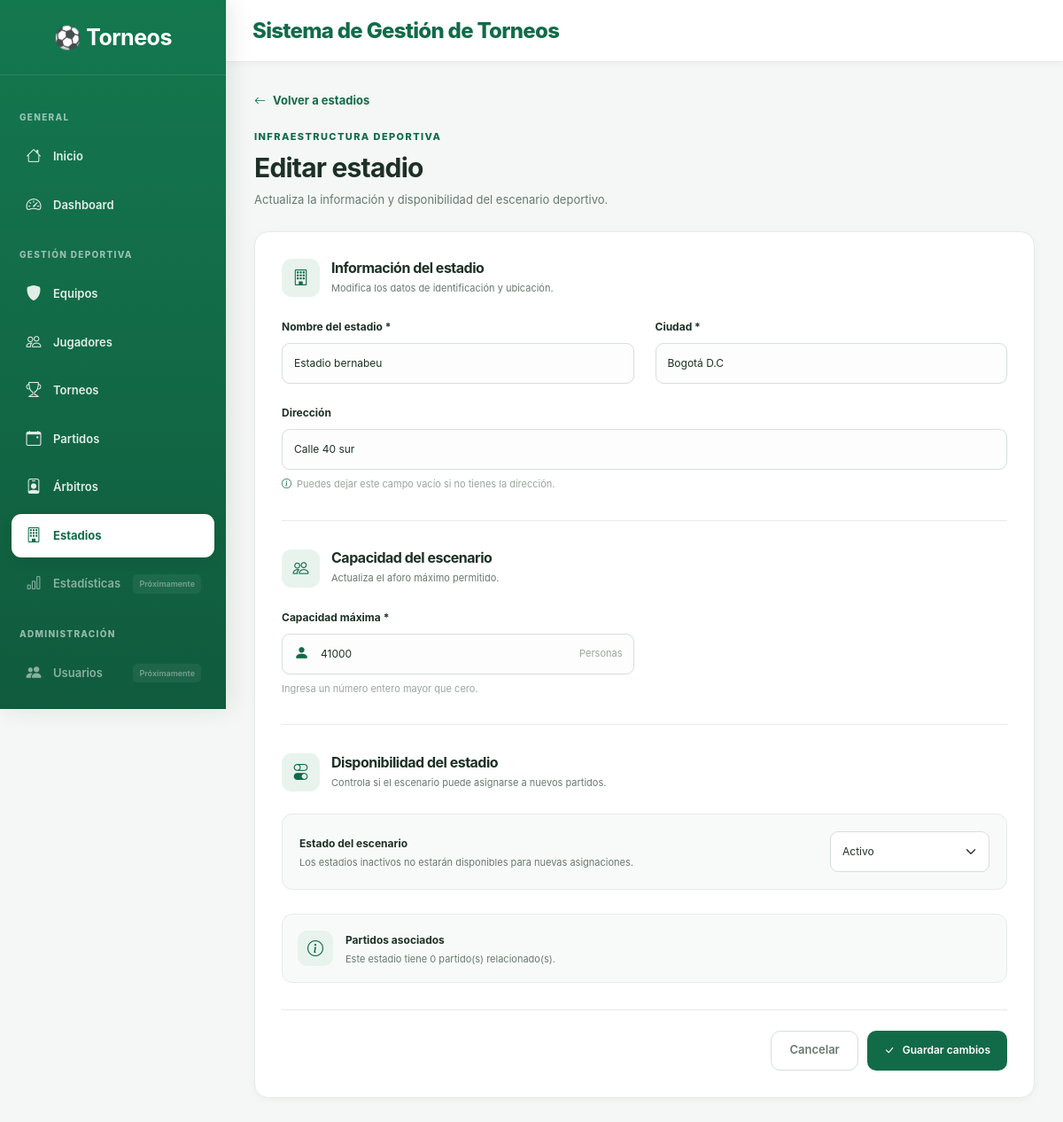
/estadios/editar/1, run on the app's committed database.
### app/models/estadio.py (models this page shows, shortened)
class Estadio(db.Model):
    __tablename__ = "estadios"
    id = db.Column(db.Integer, primary_key=True)
    nombre = db.Column(
        db.String(100),
        nullable=False
    )
    ciudad = db.Column(
        db.String(100),
        nullable=False
    )
    direccion = db.Column(
        db.String(200)
    )
    capacidad = db.Column(
        db.Integer,
        nullable=False
    )
    estado = db.Column(
        db.Boolean,
        default=True
    )
    partidos = db.relationship(
        "Partido",
        back_populates="estadio"
    )

### app/estadios/routes.py (the view, shortened to what this page needs)
@estadios_bp.route("/editar/<int:id>", methods=["GET", "POST"])
def editar(id):
    estadio = db.session.get(Estadio, id)
    if not estadio:
        flash("El estadio no existe.", "danger")
        return redirect(url_for("estadios.index"))
    return render_template(
        "estadios/editar.html",
        estadio=estadio
    )

### app/templates/estadios/editar.html (shortened to what this page needs)
{% extends "base.html" %}
{% block content %}
<div class="form-page-header">
    <a href="{{ url_for('estadios.index') }}" class="module-back-link">
        <i class="bi bi-arrow-left"></i>
        Volver a estadios
    </a>
    <span class="module-eyebrow">INFRAESTRUCTURA DEPORTIVA</span>
    <h1>Editar estadio</h1>
    <p>Actualiza la información y disponibilidad del escenario deportivo.</p>
</div>
<div class="premium-form-card stadium-form-card">
    <form method="POST" id="stadiumForm">
        <div class="form-section-heading">
            <div class="form-section-icon">
                <i class="bi bi-building"></i>
            </div>
            <div>
                <h3>Información del estadio</h3>
                <p>Modifica los datos de identificación y ubicación.</p>
            </div>
        </div>
        <div class="row g-4">
            <div class="col-md-6">
                <label for="nombre" class="premium-form-label">
                    Nombre del estadio *
                </label>
                <input
                    type="text"
                    name="nombre"
                    id="nombre"
                    class="form-control premium-input"
                    value="{{ request.form.get('nombre', estadio.nombre) }}"
                    placeholder="Nombre del estadio"
                    maxlength="100"
                    required
                >
            </div>
            <div class="col-md-6">
                <label for="ciudad" class="premium-form-label">
                    Ciudad *
                </label>
                <input
                    type="text"
                    name="ciudad"
                    id="ciudad"
                    class="form-control premium-input"
                    value="{{ request.form.get('ciudad', estadio.ciudad) }}"
                    placeholder="Ciudad"
                    maxlength="100"
                    required
                >
            </div>
            <div class="col-12">
                <label for="direccion" class="premium-form-label">
                    Dirección
                </label>
                <input
                    type="text"
                    name="direccion"
                    id="direccion"
                    class="form-control premium-input"
                    value="{{ request.form.get('direccion', estadio.direccion or '') }}"
                    placeholder="Dirección del estadio"
                    maxlength="200"
                >
                <small class="stadium-field-help">
                    <i class="bi bi-info-circle"></i>
                    Puedes dejar este campo vacío si no tienes la dirección.
                </small>
            </div>
        </div>
        <div class="premium-form-divider"></div>
        <div class="form-section-heading">
            <div class="form-section-icon">
                <i class="bi bi-people"></i>
            </div>
            <div>
                <h3>Capacidad del escenario</h3>
                <p>Actualiza el aforo máximo permitido.</p>
            </div>
        </div>
        <div class="row g-4">
            <div class="col-md-6">
                <label for="capacidad" class="premium-form-label">
                    Capacidad máxima *
                </label>
                <div class="stadium-capacity-wrapper">
                    <input
                        type="number"
                        name="capacidad"
                        id="capacidad"
                        class="form-control premium-input"
                        value="{{ request.form.get('capacidad', estadio.capacidad) }}"
                        min="1"
                        step="1"
                        required
                    >
                    <span>Personas</span>
                </div>
                <small class="stadium-field-help">
                    Ingresa un número entero mayor que cero.
                </small>
            </div>
        </div>
        <div class="premium-form-divider"></div>
        <div class="form-section-heading">
            <div class="form-section-icon">
                <i class="bi bi-toggles"></i>
            </div>
            <div>
                <h3>Disponibilidad del estadio</h3>
                <p>Controla si el escenario puede asignarse a nuevos partidos.</p>
            </div>
        </div>
        <div class="stadium-status-field">
            <div>
                <strong>Estado del escenario</strong>
                <p>Los estadios inactivos no estarán disponibles para nuevas asignaciones.</p>
            </div>
            <select
                name="estado"
                id="estado"
                class="form-select premium-input"
                required
            >
                <option
                    value="activo"
                    {% if request.form.get('estado', 'activo' if estadio.estado else 'inactivo') == 'activo' %}selected{% endif %}
                >
                    Activo
                </option>
            </select>
        </div>
        <div class="stadium-status-preview">
            <div class="stadium-status-preview-icon">
                <i class="bi bi-info-circle"></i>
            </div>
            <div>
                <strong>Partidos asociados</strong>
                <p>Este estadio tiene {{ estadio.partidos|length }} partido(s) relacionado(s).</p>
            </div>
        </div>
        <div class="premium-form-footer">
            <a href="{{ url_for('estadios.index') }}" class="btn premium-cancel-btn">
                Cancelar
            </a>
            <button type="submit" class="module-primary-btn">
                <i class="bi bi-check-lg"></i>
                Guardar cambios
            </button>
        </div>
    </form>
</div>
{% endblock %}

### app/static/css/variables.css (style rules this page uses)
:root { --primary: #126B48; --primary-dark: #0B4934; --primary-light: #E8F3ED; --primary-accent: #28A477; --background: #F4F7F5; --surface: #FFFFFF; --surface-secondary: #F8FAF9; --text-primary: #1D3027; --text-secondary: #687970; --text-muted: #98A69F; --text-white: #FFFFFF; --border: #E5EBE7; --border-strong: #D5DFD9; --success: #198754; --success-light: #E8F5ED; --warning: #D99A32; --warning-light: #FFF5DF; --danger: #C94C4C; --danger-light: #FCECEC; --info: #3685B5; --info-light: #EAF4FA; --font-primary: "Inter", "Segoe UI", Arial, sans-serif; --font-size-xs: 11px; --font-size-sm: 13px; --font-size-md: 14px; --font-size-lg: 17px; --font-size-xl: 22px; --font-size-2xl: 30px; --spacing-xs: 4px; --spacing-sm: 8px; --spacing-md: 16px; --spacing-lg: 24px; --spacing-xl: 32px; --spacing-2xl: 40px; --radius-sm: 7px; --radius-md: 11px; --radius-lg: 15px; --radius-xl: 20px; --radius-full: 999px; --shadow-sm: 0 2px 8px rgba(20, 50, 35, .04); --shadow-md: 0 6px 18px rgba(20, 50, 35, .06); --shadow-lg: 0 14px 35px rgba(20, 50, 35, .09); --transition-fast: .15s ease; --transition-normal: .25s ease; --transition-slow: .35s ease; --sidebar-width: 255px; --navbar-height: 70px; }

### app/static/css/base.css (style rules this page uses)
* { box-sizing: border-box; }
html { scroll-behavior: smooth; }
body { margin: 0; min-height: 100vh; background: var(--background); color: var(--text-primary); font-family: var(--font-primary); font-size: var(--font-size-md); -webkit-font-smoothing: antialiased; -moz-osx-font-smoothing: grayscale; }
h1, h2, h3, h4, h5, h6 { color: var(--text-primary); font-weight: 700; letter-spacing: -.5px; }
h1 { font-size: var(--font-size-2xl); }
p { color: var(--text-secondary); line-height: 1.7; }
a { color: var(--primary); text-decoration: none; transition: var(--transition-fast); }
button, input, select, textarea { font: inherit; }

### app/static/css/tables.css (style rules this page uses)
.module-header h1, .form-page-header h1 { margin: 0 0 7px; font-size: 30px; letter-spacing: -.8px; }
.module-header p, .form-page-header > p { margin: 0; font-size: 13px; }
.module-primary-btn { min-height: 45px; display: inline-flex; align-items: center; justify-content: center; gap: 9px; padding: 12px 19px; border: 1px solid var(--primary); border-radius: 9px; background: var(--primary); color: white; font-size: 12px; font-weight: 750; transition: var(--transition-normal); }
.form-page-header { margin-bottom: 25px; }
.module-back-link { display: inline-flex; align-items: center; gap: 8px; margin-bottom: 23px; color: var(--text-secondary); font-size: 12px; font-weight: 650; }
.module-eyebrow { display: block; margin-bottom: 9px; color: var(--primary); font-size: 11px; font-weight: 800; letter-spacing: 1.4px; }
.module-header h1, .form-page-header h1 { margin: 0 0 7px; }
.module-header p, .form-page-header > p { margin: 0; color: var(--text-secondary); }
.module-primary-btn { display: inline-flex; align-items: center; justify-content: center; gap: 9px; padding: 12px 19px; border: 0; border-radius: 10px; background: var(--primary); color: white; font-weight: 600; transition: var(--transition-normal); }
.module-back-link { display: inline-flex; align-items: center; gap: 8px; margin-bottom: 22px; color: var(--primary); font-size: 13px; font-weight: 650; }

### data on the page
Estadio: nombre "Estadio bernabeu", ciudad "Bogotá D.C", direccion "Calle 40 sur", capacidad "41000", estado "Activo"

### other printed values
{{ estadio.partidos|length }} "0"
